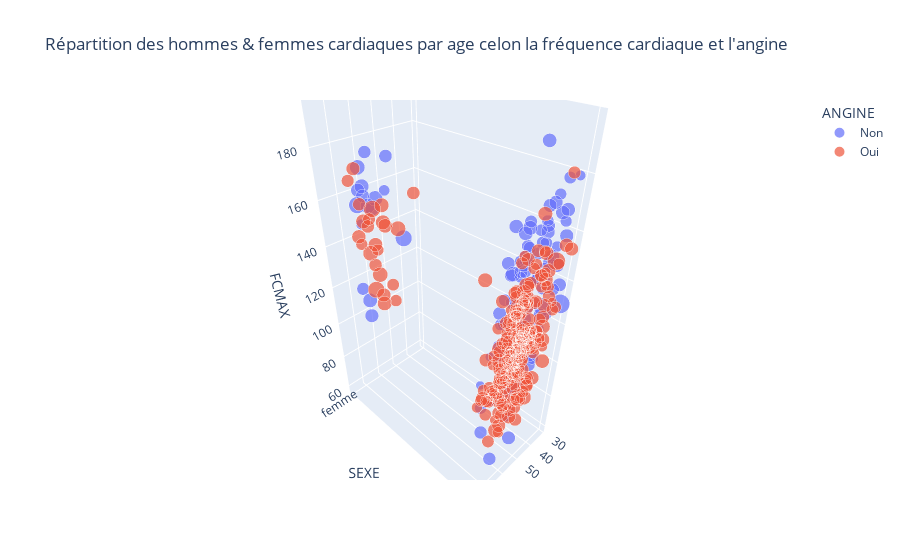

Here is the notebook cell this chart was saved with:
### Code cell
import plotly.express as px 
  

fig = px.scatter_3d(isSick, x='AGE', 
                    y='SEXE',  
                    z='FCMAX', 
                    size = 'CHOLESTEROL',
                    color='ANGINE',
                   title="Répartition des hommes & femmes cardiaques par age celon leur fréquence cardiaque, taux de cholestherol et l'angine")
  
fig.show()

### Figure 1 — Plotly figure (JSON) as saved in the notebook; plotly's stock layout.template omitted (floating-point values rounded to 4 significant figures; data arrays with more than 128 entries replaced by an {"elided": "..."} marker saying what was removed)
{"data": [{"hovertemplate": "ANGINE=Non<br>AGE=%{x}<br>SEXE=%{y}<br>FCMAX=%{z}<br>CHOLESTEROL=%{marker.size}<extra></extra>", "legendgroup": "Non", "marker": {"color": "#636efa", "size": {"elided": "192 int values"}, "sizemode": "area", "sizeref": 1.508, "symbol": "circle"}, "mode": "markers", "name": "Non", "scene": "scene", "showlegend": true, "type": "scatter3d", "x": {"elided": "192 int values"}, "y": {"elided": "192 str values"}, "z": {"elided": "192 int values"}}, {"hovertemplate": "ANGINE=Oui<br>AGE=%{x}<br>SEXE=%{y}<br>FCMAX=%{z}<br>CHOLESTEROL=%{marker.size}<extra></extra>", "legendgroup": "Oui", "marker": {"color": "#EF553B", "size": {"elided": "316 int values"}, "sizemode": "area", "sizeref": 1.508, "symbol": "circle"}, "mode": "markers", "name": "Oui", "scene": "scene", "showlegend": true, "type": "scatter3d", "x": {"elided": "316 int values"}, "y": {"elided": "316 str values"}, "z": {"elided": "316 int values"}}], "layout": {"legend": {"itemsizing": "constant", "title": {"text": "ANGINE"}, "tracegroupgap": 0}, "scene": {"domain": {"x": [0, 1], "y": [0, 1]}, "xaxis": {"title": {"text": "AGE"}}, "yaxis": {"title": {"text": "SEXE"}}, "zaxis": {"title": {"text": "FCMAX"}}}, "title": {"text": "Répartition des hommes & femmes cardiaques par age celon la fréquence cardiaque et l'angine"}}}
